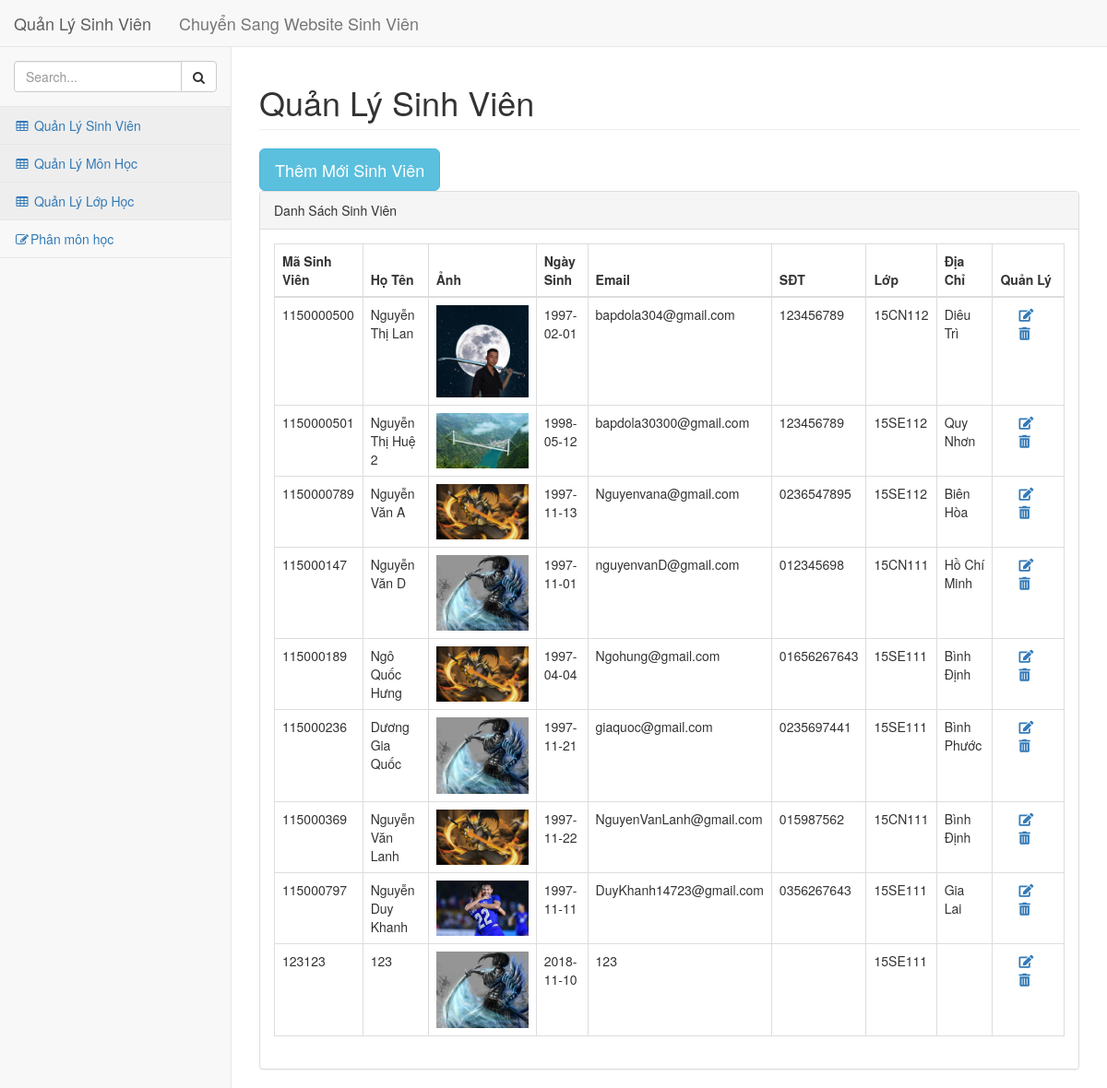
/quanlysv/index.php, run on the app's committed database.
### tables this page shows
CREATE TABLE `tblsinhvien` (
  `MaSV` varchar(20) NOT NULL,
  `HoTen` varchar(100) NOT NULL,
  `NgaySinh` date NOT NULL,
  `Email` varchar(200) NOT NULL,
  `SDT` varchar(11) NOT NULL,
  `Lop` varchar(20) NOT NULL,
  `Avatar` varchar(100) NOT NULL,
  `DiaChi` varchar(500) NOT NULL
);

### quanlysv/themsv.php (the view, shortened to what this page needs)
<?php
$sqlthem = "SELECT * FROM `tblsinhvien`";
$querythem = mysqli_query($connect, $sqlthem);
?>
<div id="page-wrapper">
    <div class="row">
        <div class="col-lg-12">
            <h1 class="page-header">Quản Lý Sinh Viên</h1>
            <button type="button" class="btn btn-info btn-lg" data-toggle="modal" data-target="#myModal">Thêm Mới Sinh Viên</button>
        </div>
    </div>
    <div class="row">
        <div class="col-lg-12">
            <div class="panel panel-default">
                <div class="panel-heading">
                    Danh Sách Sinh Viên
                </div>
                <div class="panel-body">
                    <table class="table table-bordered">
                        <thead>
                            <tr>
                                <th>Mã Sinh Viên</th>
                                <th>Họ Tên</th>
                                <th>Ảnh</th>
                                <th>Ngày Sinh</th>
                                <th>Email</th>
                                <th>SĐT</th>
                                <th>Lớp</th>
                                <th>Địa Chỉ</th>
                                <th>Quản Lý</th>
                            </tr>
                        </thead>
                        <tbody>
                            <?php  while($rowsv = mysqli_fetch_array($querythem)){
                            ?>
                            <tr>
                                <td><?= $rowsv['MaSV'] ?></td>
                                <td> <?= $rowsv['HoTen'] ?></td>
                                <td><img src="../img/<?= $rowsv['Avatar'] ?>" width="100" /></td>
                                <td><?= $rowsv['NgaySinh'] ?></td>
                                <td><?= $rowsv['Email'] ?></td>
                                <td><?= $rowsv['SDT'] ?></td>
                                <td><?= $rowsv['Lop'] ?></td>
                                <td><?= $rowsv['DiaChi'] ?></td>
                                <td>
                                    <a href="#"> <i class="fas fa-edit" style="margin:0px 20px" data-toggle="modal" data-target="#myModal<?= $rowsv['MaSV'] ?>" ></i> </a>
                                    <a href="xoasinhvien.php?id=<?= $rowsv['MaSV'] ?>" onclick="return confirm('Bạn có chắc muốn xóa không?');" >
                                        <i class="fas fa-trash-alt" style="margin:0px 20px" ></i>
                                </td>
                            </tr>
                            <?php } ?>
                        </tbody>
                    </table>
                </div>
            </div>
        </div>
    </div>
</div>

### quanlysv/index.php (shortened to what this page needs)
<?php include('../connect/connect.php') ?>
<!DOCTYPE html>
<html lang="en">
<head>
  <link rel='stylesheet' href='https://cdn.rawgit.com/t4t5/sweetalert/v0.2.0/lib/sweet-alert.css'>
    <link href="../vendor/bootstrap/css/bootstrap.min.css" rel="stylesheet">
    <link href="../vendor/metisMenu/metisMenu.min.css" rel="stylesheet">
    <link href="../dist/css/sb-admin-2.css" rel="stylesheet">
    <link rel="stylesheet" href="https://use.fontawesome.com/releases/v5.3.1/css/all.css">
    <link href="../vendor/font-awesome/css/font-awesome.min.css" rel="stylesheet" type="text/css">
</head>
<body>
    <div id="wrapper">
            <?php
                if(isset($_GET['a']) && $_GET['a'] == 'themmon' ){
                    include('themmonhoc.php');
                }else if(isset($_GET['a']) && $_GET['a'] == 'themlop'){
                    include('themlophoc.php');
                }
                else if(isset($_GET['a']) && $_GET['a'] == 'phanmon'){
                    include('phanmon.php');
                }else{
                    include('themsv.php');
                }
             ?>
    </div>
</body>
</html>

### data on the page
tblsinhvien: MaSV "1150000500", HoTen "Nguyễn Thị Lan", Avatar (picture), NgaySinh "1997-02-01", Email "bapdola304@gmail.com", SDT "123456789", Lop "15CN112", DiaChi "Diêu Trì"
tblsinhvien: MaSV "1150000501", HoTen "Nguyễn Thị Huệ 2", Avatar (picture), NgaySinh "1998-05-12", Email "bapdola30300@gmail.com", SDT "123456789", Lop "15SE112", DiaChi "Quy Nhơn"
tblsinhvien: MaSV "1150000789", HoTen "Nguyễn Văn A", Avatar (picture), NgaySinh "1997-11-13", Email "Nguyenvana@gmail.com", SDT "0236547895", Lop "15SE112", DiaChi "Biên Hòa"
tblsinhvien: MaSV "115000147", HoTen "Nguyễn Văn D", Avatar (picture), NgaySinh "1997-11-01", Email "nguyenvanD@gmail.com", SDT "012345698", Lop "15CN111", DiaChi "Hồ Chí Minh"
tblsinhvien: MaSV "115000189", HoTen "Ngô Quốc Hưng", Avatar (picture), NgaySinh "1997-04-04", Email "Ngohung@gmail.com", SDT "01656267643", Lop "15SE111", DiaChi "Bình Định"
tblsinhvien: MaSV "115000236", HoTen "Dương Gia Quốc", Avatar (picture), NgaySinh "1997-11-21", Email "giaquoc@gmail.com", SDT "0235697441", Lop "15SE111", DiaChi "Bình Phước"
tblsinhvien: MaSV "115000369", HoTen "Nguyễn Văn Lanh", Avatar (picture), NgaySinh "1997-11-22", Email "NguyenVanLanh@gmail.com", SDT "015987562", Lop "15CN111", DiaChi "Bình Định"
tblsinhvien: MaSV "115000797", HoTen "Nguyễn Duy Khanh", Avatar (picture), NgaySinh "1997-11-11", Email "DuyKhanh14723@gmail.com", SDT "0356267643", Lop "15SE111", DiaChi "Gia Lai"
tblsinhvien: MaSV "123123", HoTen "123", Avatar (picture), NgaySinh "2018-11-10", Email "123", Lop "15SE111"
